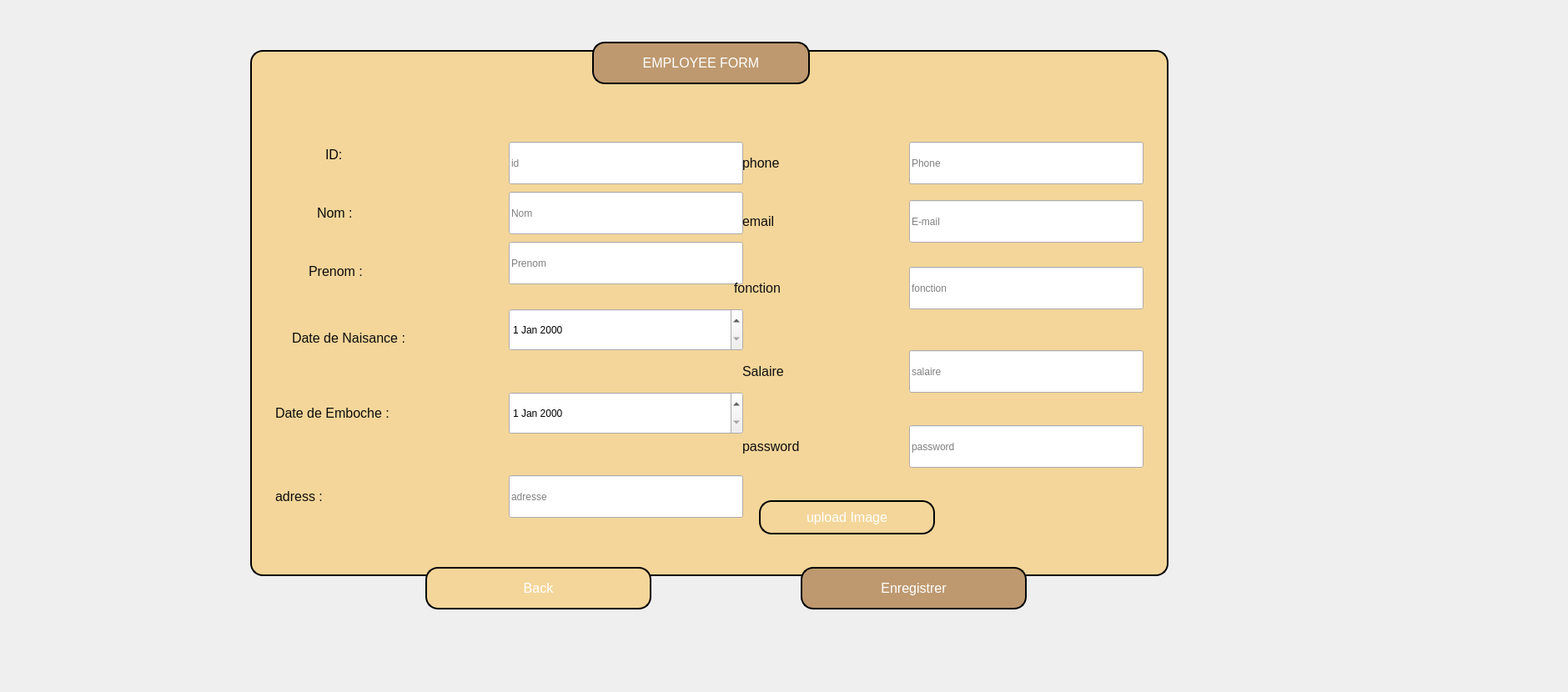
    <widget class="QWidget" name="form_emp">
     <widget class="QLineEdit" name="lineEdit_lastName_3">
      <property name="geometry">
       <rect>
        <x>610</x>
        <y>290</y>
        <width>281</width>
        <height>51</height>
       </rect>
      </property>
      <property name="styleSheet">
       <string notr="true">font-size: 16px; /* Taille de la police */
    font-weight: bold; /* Police en gras */
    color: #8B4513; /* Couleur marron */
    background-color: #FFF5E1; /* Couleur de fond beige */
    padding: 10px; /* Remplissage intérieur */
    border-radius: 10px; /* Coins arrondis */
    border: 2px solid #8B4513; /* Bordure marron */
    text-align: center; /* Alignement centré du texte */
    max-width: 200px; /* Largeur maximale */
    margin: 0 auto; /* Centrage horizontal */
    box-shadow: 2px 2px 5px rgba(0, 0, 0, 0.2); /* Ombre portée *</string>
      </property>
      <property name="placeholderText">
       <string>Prenom</string>
      </property>
     </widget>
     <widget class="QLineEdit" name="lineEdit_phone_3">
      <property name="geometry">
       <rect>
        <x>1090</x>
        <y>170</y>
        <width>281</width>
        <height>51</height>
       </rect>
      </property>
      <property name="styleSheet">
       <string notr="true">font-size: 16px; /* Taille de la police */
    font-weight: bold; /* Police en gras */
    color: #8B4513; /* Couleur marron */
    background-color: #FFF5E1; /* Couleur de fond beige */
    padding: 10px; /* Remplissage intérieur */
    border-radius: 10px; /* Coins arrondis */
    border: 2px solid #8B4513; /* Bordure marron */
    text-align: center; /* Alignement centré du texte */
    max-width: 200px; /* Largeur maximale */
    margin: 0 auto; /* Centrage horizontal */
    box-shadow: 2px 2px 5px rgba(0, 0, 0, 0.2); /* Ombre portée *</string>
      </property>
      <property name="text">
       <string/>
      </property>
      <property name="placeholderText">
       <string>Phone</string>
      </property>
     </widget>
     <widget class="QLabel" name="label_84">
      <property name="geometry">
       <rect>
        <x>890</x>
        <y>510</y>
        <width>271</width>
        <height>51</height>
       </rect>
      </property>
      <property name="styleSheet">
       <string notr="true">/* Style pour la label */
QLabel {
    font-size: 12pt; /* Taille de la police */
    
	color: rgb(15, 15, 15);
}
</string>
      </property>
      <property name="text">
       <string>password</string>
      </property>
     </widget>
     <widget class="QDateEdit" name="dateEdit_dateOfBirth_3">
      <property name="geometry">
       <rect>
        <x>610</x>
        <y>370</y>
        <width>281</width>
        <height>51</height>
       </rect>
      </property>
      <property name="styleSheet">
       <string notr="true">font-size: 16px; /* Taille de la police */
    font-weight: bold; /* Police en gras */
    color: #8B4513; /* Couleur marron */
    background-color: #FFF5E1; /* Couleur de fond beige */
    padding: 10px; /* Remplissage intérieur */
    border-radius: 10px; /* Coins arrondis */
    border: 2px solid #8B4513; /* Bordure marron */
    text-align: center; /* Alignement centré du texte */
    max-width: 200px; /* Largeur maximale */
    margin: 0 auto; /* Centrage horizontal */
    box-shadow: 2px 2px 5px rgba(0, 0, 0, 0.2); /* Ombre portée *</string>
      </property>
     </widget>
     <widget class="QLineEdit" name="lineEdit_address_3">
      <property name="geometry">
       <rect>
        <x>610</x>
        <y>570</y>
        <width>281</width>
        <height>51</height>
       </rect>
      </property>
      <property name="styleSheet">
       <string notr="true">font-size: 16px; /* Taille de la police */
    font-weight: bold; /* Police en gras */
    color: #8B4513; /* Couleur marron */
    background-color: #FFF5E1; /* Couleur de fond beige */
    padding: 10px; /* Remplissage intérieur */
    border-radius: 10px; /* Coins arrondis */
    border: 2px solid #8B4513; /* Bordure marron */
    text-align: center; /* Alignement centré du texte */
    max-width: 200px; /* Largeur maximale */
    margin: 0 auto; /* Centrage horizontal */
    box-shadow: 2px 2px 5px rgba(0, 0, 0, 0.2); /* Ombre portée *</string>
      </property>
      <property name="text">
       <string/>
      </property>
      <property name="placeholderText">
       <string>adresse</string>
      </property>
     </widget>
     <widget class="QLabel" name="label_86">
      <property name="geometry">
       <rect>
        <x>890</x>
        <y>170</y>
        <width>271</width>
        <height>51</height>
       </rect>
      </property>
      <property name="styleSheet">
       <string notr="true">/* Style pour la label */
QLabel {
    font-size: 12pt; /* Taille de la police */
 /* Couleur marron */
	color: rgb(13, 13, 13);
}
</string>
      </property>
      <property name="text">
       <string>phone</string>
      </property>
     </widget>
     <widget class="QDateEdit" name="dateEdit_dateEmb_3">
      <property name="geometry">
       <rect>
        <x>610</x>
        <y>470</y>
        <width>281</width>
        <height>51</height>
       </rect>
      </property>
      <property name="styleSheet">
       <string notr="true">font-size: 16px; /* Taille de la police */
    font-weight: bold; /* Police en gras */
    color: #8B4513; /* Couleur marron */
    background-color: #FFF5E1; /* Couleur de fond beige */
    padding: 10px; /* Remplissage intérieur */
    border-radius: 10px; /* Coins arrondis */
    border: 2px solid #8B4513; /* Bordure marron */
    text-align: center; /* Alignement centré du texte */
    max-width: 200px; /* Largeur maximale */
    margin: 0 auto; /* Centrage horizontal */
    box-shadow: 2px 2px 5px rgba(0, 0, 0, 0.2); /* Ombre portée *</string>
      </property>
     </widget>
     <widget class="QLineEdit" name="lineEdit_function_3">
      <property name="geometry">
       <rect>
        <x>1090</x>
        <y>320</y>
        <width>281</width>
        <height>51</height>
       </rect>
      </property>
      <property name="styleSheet">
       <string notr="true">font-size: 16px; /* Taille de la police */
    font-weight: bold; /* Police en gras */
    color: #8B4513; /* Couleur marron */
    background-color: #FFF5E1; /* Couleur de fond beige */
    padding: 10px; /* Remplissage intérieur */
    border-radius: 10px; /* Coins arrondis */
    border: 2px solid #8B4513; /* Bordure marron */
    text-align: center; /* Alignement centré du texte */
    max-width: 200px; /* Largeur maximale */
    margin: 0 auto; /* Centrage horizontal */
    box-shadow: 2px 2px 5px rgba(0, 0, 0, 0.2); /* Ombre portée *</string>
      </property>
      <property name="placeholderText">
       <string>fonction</string>
      </property>
     </widget>
     <widget class="QLabel" name="imageLabel_2">
      <property name="geometry">
       <rect>
        <x>1130</x>
        <y>570</y>
        <width>191</width>
        <height>91</height>
       </rect>
      </property>
      <property name="styleSheet">
       <string notr="true">font-size: 16px; /* Taille de la police */
    font-weight: bold; /* Police en gras */
    color: #8B4513; /* Couleur marron */
    background-color: #FFF5E1; /* Couleur de fond beige */
    padding: 10px; /* Remplissage intérieur */
    border-radius: 10px; /* Coins arrondis */
    border: 2px solid #8B4513; /* Bordure marron */
    text-align: center; /* Alignement centré du texte */
    max-width: 200px; /* Largeur maximale */
    margin: 0 auto; /* Centrage horizontal */
    box-shadow: 2px 2px 5px rgba(0, 0, 0, 0.2); /* Ombre portée *</string>
      </property>
      <property name="text">
       <string/>
      </property>
     </widget>
     <widget class="QPushButton" name="confirm_3">
      <property name="geometry">
       <rect>
        <x>960</x>
        <y>680</y>
        <width>271</width>
        <height>51</height>
       </rect>
      </property>
      <property name="styleSheet">
       <string notr="true">QPushButton {
    font-size: 12pt; /* Larger font size */
    border: 2px solid #000000; /* Black border */
    border-radius: 15px; /* Rounded corners */
    padding: 10px 20px; /* Padding */
    color: #ffffff; /* White text */
    background-color: #be996f; /* Gold background */
}

QPushButton:hover {
    background-color: #8b5f3d; /* Darker gold on hover */
}

QPushButton:pressed {
    background-color: #9e4b0f; /* Darker gold when pressed */
}</string>
      </property>
      <property name="text">
       <string>Enregistrer</string>
      </property>
     </widget>
     <widget class="QLabel" name="label_87">
      <property name="geometry">
       <rect>
        <x>880</x>
        <y>320</y>
        <width>271</width>
        <height>51</height>
       </rect>
      </property>
      <property name="styleSheet">
       <string notr="true">/* Style pour la label */
QLabel {
    font-size: 12pt; /* Taille de la police */
    
	color: rgb(15, 15, 15);
}
</string>
      </property>
      <property name="text">
       <string>fonction</string>
      </property>
     </widget>
     <widget class="QLineEdit" name="lineEdit_id_3">
      <property name="geometry">
       <rect>
        <x>610</x>
        <y>170</y>
        <width>281</width>
        <height>51</height>
       </rect>
      </property>
      <property name="styleSheet">
       <string notr="true">font-size: 16px; /* Taille de la police */
    font-weight: bold; /* Police en gras */
    color: #8B4513; /* Couleur marron */
    background-color: #FFF5E1; /* Couleur de fond beige */
    padding: 10px; /* Remplissage intérieur */
    border-radius: 10px; /* Coins arrondis */
    border: 2px solid #8B4513; /* Bordure marron */
    text-align: center; /* Alignement centré du texte */
    max-width: 200px; /* Largeur maximale */
    margin: 0 auto; /* Centrage horizontal */
    box-shadow: 2px 2px 5px rgba(0, 0, 0, 0.2); /* Ombre portée *</string>
      </property>
      <property name="placeholderText">
       <string>id</string>
      </property>
     </widget>
     <widget class="QPushButton" name="cancel_3">
      <property name="geometry">
       <rect>
        <x>510</x>
        <y>680</y>
        <width>271</width>
        <height>51</height>
       </rect>
      </property>
      <property name="styleSheet">
       <string notr="true">QPushButton {
    font-size: 12pt; /* Larger font size */
    border: 2px solid #000000; /* Black border */
    border-radius: 15px; /* Rounded corners */
    padding: 10px 20px; /* Padding */
    color: #ffffff; /* White text */
    background-color: #f4d69a; /* Gold background */
}

QPushButton:hover {
    background-color: #e0b75e; /* Lighter gold on hover */
}

QPushButton:pressed {
    background-color: #d0a04c; /* Slightly darker gold when pressed */
}</string>
      </property>
      <property name="text">
       <string>Back</string>
      </property>
     </widget>
     <widget class="QLabel" name="label_88">
      <property name="geometry">
       <rect>
        <x>380</x>
        <y>230</y>
        <width>271</width>
        <height>51</height>
       </rect>
      </property>
      <property name="styleSheet">
       <string notr="true">/* Style pour la label */
QLabel {
    font-size: 12pt; /* Taille de la police */
   
	color: rgb(8, 8, 8);
}
</string>
      </property>
      <property name="text">
       <string>Nom :</string>
      </property>
     </widget>
     <widget class="QLabel" name="label_89">
      <property name="geometry">
       <rect>
        <x>330</x>
        <y>570</y>
        <width>271</width>
        <height>51</height>
       </rect>
      </property>
      <property name="styleSheet">
       <string notr="true">/* Style pour la label */
QLabel {
    font-size: 12pt; /* Taille de la police */
 /* Couleur marron */
	color: rgb(13, 13, 13);
}
</string>
      </property>
      <property name="text">
       <string>adress :</string>
      </property>
     </widget>
     <widget class="QLineEdit" name="lineEdit_password_3">
      <property name="geometry">
       <rect>
        <x>1090</x>
        <y>510</y>
        <width>281</width>
        <height>51</height>
       </rect>
      </property>
      <property name="styleSheet">
       <string notr="true">font-size: 16px; /* Taille de la police */
    font-weight: bold; /* Police en gras */
    color: #8B4513; /* Couleur marron */
    background-color: #FFF5E1; /* Couleur de fond beige */
    padding: 10px; /* Remplissage intérieur */
    border-radius: 10px; /* Coins arrondis */
    border: 2px solid #8B4513; /* Bordure marron */
    text-align: center; /* Alignement centré du texte */
    max-width: 200px; /* Largeur maximale */
    margin: 0 auto; /* Centrage horizontal */
    box-shadow: 2px 2px 5px rgba(0, 0, 0, 0.2); /* Ombre portée *</string>
      </property>
      <property name="text">
       <string/>
      </property>
      <property name="placeholderText">
       <string>password</string>
      </property>
     </widget>
     <widget class="QLabel" name="label_142">
      <property name="geometry">
       <rect>
        <x>390</x>
        <y>160</y>
        <width>271</width>
        <height>51</height>
       </rect>
      </property>
      <property name="styleSheet">
       <string notr="true">/* Style pour la label */
QLabel {
    font-size: 12pt; /* Taille de la police */
   
	color: rgb(9, 9, 9);
}
</string>
      </property>
      <property name="text">
       <string>ID:</string>
      </property>
     </widget>
     <widget class="QLineEdit" name="lineEdit_name_3">
      <property name="geometry">
       <rect>
        <x>610</x>
        <y>230</y>
        <width>281</width>
        <height>51</height>
       </rect>
      </property>
      <property name="styleSheet">
       <string notr="true">font-size: 16px; /* Taille de la police */
    font-weight: bold; /* Police en gras */
    color: #8B4513; /* Couleur marron */
    background-color: #FFF5E1; /* Couleur de fond beige */
    padding: 10px; /* Remplissage intérieur */
    border-radius: 10px; /* Coins arrondis */
    border: 2px solid #8B4513; /* Bordure marron */
    text-align: center; /* Alignement centré du texte */
    max-width: 200px; /* Largeur maximale */
    margin: 0 auto; /* Centrage horizontal */
    box-shadow: 2px 2px 5px rgba(0, 0, 0, 0.2); /* Ombre portée *</string>
      </property>
      <property name="placeholderText">
       <string>Nom</string>
      </property>
     </widget>
     <widget class="QLineEdit" name="lineEdit_UserName_3">
      <property name="geometry">
       <rect>
        <x>1090</x>
        <y>420</y>
        <width>281</width>
        <height>51</height>
       </rect>
      </property>
      <property name="styleSheet">
       <string notr="true">font-size: 16px; /* Taille de la police */
    font-weight: bold; /* Police en gras */
    color: #8B4513; /* Couleur marron */
    background-color: #FFF5E1; /* Couleur de fond beige */
    padding: 10px; /* Remplissage intérieur */
    border-radius: 10px; /* Coins arrondis */
    border: 2px solid #8B4513; /* Bordure marron */
    text-align: center; /* Alignement centré du texte */
    max-width: 200px; /* Largeur maximale */
    margin: 0 auto; /* Centrage horizontal */
    box-shadow: 2px 2px 5px rgba(0, 0, 0, 0.2); /* Ombre portée *</string>
      </property>
      <property name="placeholderText">
       <string>salaire</string>
      </property>
     </widget>
     <widget class="QPushButton" name="pushButton_29">
      <property name="geometry">
       <rect>
        <x>710</x>
        <y>50</y>
        <width>261</width>
        <height>51</height>
       </rect>
      </property>
      <property name="styleSheet">
       <string notr="true">QPushButton {
    font-size: 12pt; /* Larger font size */
    border: 2px solid #000000; /* Black border */
    border-radius: 15px; /* Rounded corners */
    padding: 12px 24px; /* Increased padding for better spacing */
    color: #ffffff; /* White text */
    background-color: #be996f; /* Gold background */
}

QPushButton:hover {
    background-color: #8b5f3d; /* Darker gold on hover */
}

QPushButton:pressed {
    background-color: #9e4b0f; /* Darker gold when pressed */
}
</string>
      </property>
      <property name="text">
       <string>EMPLOYEE FORM</string>
      </property>
     </widget>
     <widget class="QLabel" name="label_147">
      <property name="geometry">
       <rect>
        <x>350</x>
        <y>380</y>
        <width>271</width>
        <height>51</height>
       </rect>
      </property>
      <property name="styleSheet">
       <string notr="true">/* Style pour la label */
QLabel {
    font-size: 12pt; /* Taille de la police */
 /* Couleur marron */
	color: rgb(13, 13, 13);
}
</string>
      </property>
      <property name="text">
       <string>Date de Naisance :</string>
      </property>
     </widget>
     <widget class="QLabel" name="label_148">
      <property name="geometry">
       <rect>
        <x>890</x>
        <y>240</y>
        <width>271</width>
        <height>51</height>
       </rect>
      </property>
      <property name="styleSheet">
       <string notr="true">/* Style pour la label */
QLabel {
    font-size: 12pt; /* Taille de la police */
 /* Couleur marron */
	color: rgb(13, 13, 13);
}
</string>
      </property>
      <property name="text">
       <string>email</string>
      </property>
     </widget>
     <widget class="QPushButton" name="pushButton_30">
      <property name="geometry">
       <rect>
        <x>300</x>
        <y>60</y>
        <width>1101</width>
        <height>631</height>
       </rect>
      </property>
      <property name="styleSheet">
       <string notr="true">QPushButton {
    font-size: 12pt; /* Larger font size */
    border: 2px solid #000000; /* Black border */
    border-radius: 15px; /* Rounded corners */
    padding: 12px 24px; /* Increased padding for better spacing */
    color: #ffffff; /* White text */
    background-color: #f4d69a; /* Gold background */
}

</string>
      </property>
      <property name="text">
       <string/>
      </property>
     </widget>
     <widget class="QPushButton" name="uploadImageButton_3">
      <property name="geometry">
       <rect>
        <x>910</x>
        <y>600</y>
        <width>211</width>
        <height>41</height>
       </rect>
      </property>
      <property name="styleSheet">
       <string notr="true">QPushButton {
    font-size: 12pt; /* Larger font size */
    border: 2px solid #000000; /* Black border */
    border-radius: 15px; /* Rounded corners */
    padding: 10px 20px; /* Padding */
    color: #ffffff; /* White text */
    background-color: #f4d69a; /* Gold background */
}

QPushButton:hover {
    background-color: #e0b75e; /* Lighter gold on hover */
}

QPushButton:pressed {
    background-color: #d0a04c; /* Slightly darker gold when pressed */
}</string>
      </property>
      <property name="text">
       <string>upload Image</string>
      </property>
     </widget>
     <widget class="QLineEdit" name="lineEdit_email_3">
      <property name="geometry">
       <rect>
        <x>1090</x>
        <y>240</y>
        <width>281</width>
        <height>51</height>
       </rect>
      </property>
      <property name="styleSheet">
       <string notr="true">font-size: 16px; /* Taille de la police */
    font-weight: bold; /* Police en gras */
    color: #8B4513; /* Couleur marron */
    background-color: #FFF5E1; /* Couleur de fond beige */
    padding: 10px; /* Remplissage intérieur */
    border-radius: 10px; /* Coins arrondis */
    border: 2px solid #8B4513; /* Bordure marron */
    text-align: center; /* Alignement centré du texte */
    max-width: 200px; /* Largeur maximale */
    margin: 0 auto; /* Centrage horizontal */
    box-shadow: 2px 2px 5px rgba(0, 0, 0, 0.2); /* Ombre portée *</string>
      </property>
      <property name="placeholderText">
       <string>E-mail</string>
      </property>
     </widget>
     <widget class="QLabel" name="label_149">
      <property name="geometry">
       <rect>
        <x>330</x>
        <y>470</y>
        <width>271</width>
        <height>51</height>
       </rect>
      </property>
      <property name="styleSheet">
       <string notr="true">/* Style pour la label */
QLabel {
    font-size: 12pt; /* Taille de la police */
 /* Couleur marron */
	color: rgb(13, 13, 13);
}
</string>
      </property>
      <property name="text">
       <string>Date de Emboche :</string>
      </property>
     </widget>
     <widget class="QLabel" name="label_150">
      <property name="geometry">
       <rect>
        <x>370</x>
        <y>300</y>
        <width>271</width>
        <height>51</height>
       </rect>
      </property>
      <property name="styleSheet">
       <string notr="true">/* Style pour la label */
QLabel {
    font-size: 12pt; /* Taille de la police */
 /* Couleur marron */
	color: rgb(13, 13, 13);
}
</string>
      </property>
      <property name="text">
       <string>Prenom :</string>
      </property>
     </widget>
     <widget class="QLabel" name="label_151">
      <property name="geometry">
       <rect>
        <x>890</x>
        <y>420</y>
        <width>61</width>
        <height>51</height>
       </rect>
      </property>
      <property name="styleSheet">
       <string notr="true">/* Style pour la label */
QLabel {
    font-size: 12pt; /* Taille de la police */
    
	color: rgb(15, 15, 15);
}
</string>
      </property>
      <property name="text">
       <string>Salaire</string>
      </property>
     </widget>
     <widget class="QLabel" name="label_78">
      <property name="geometry">
       <rect>
        <x>1520</x>
        <y>-60</y>
        <width>291</width>
        <height>241</height>
       </rect>
      </property>
      <property name="text">
       <string/>
      </property>
      <property name="pixmap">
       <pixmap>../../Downloads/422871135_3753649611547138_2993912555110327539_n-removebg-preview.png</pixmap>
      </property>
      <property name="scaledContents">
       <bool>true</bool>
      </property>
     </widget>
     <widget class="QLabel" name="label_79">
      <property name="geometry">
       <rect>
        <x>150</x>
        <y>0</y>
        <width>1721</width>
        <height>821</height>
       </rect>
      </property>
      <property name="text">
       <string/>
      </property>
      <property name="pixmap">
       <pixmap>../../Downloads/fablab-1020x512.jpg</pixmap>
      </property>
      <property name="scaledContents">
       <bool>true</bool>
      </property>
     </widget>
     <zorder>label_79</zorder>
     <zorder>pushButton_30</zorder>
     <zorder>lineEdit_lastName_3</zorder>
     <zorder>lineEdit_phone_3</zorder>
     <zorder>label_84</zorder>
     <zorder>dateEdit_dateOfBirth_3</zorder>
     <zorder>lineEdit_address_3</zorder>
     <zorder>label_86</zorder>
     <zorder>dateEdit_dateEmb_3</zorder>
     <zorder>lineEdit_function_3</zorder>
     <zorder>imageLabel_2</zorder>
     <zorder>confirm_3</zorder>
     <zorder>label_87</zorder>
     <zorder>lineEdit_id_3</zorder>
     <zorder>cancel_3</zorder>
     <zorder>label_88</zorder>
     <zorder>label_89</zorder>
     <zorder>lineEdit_password_3</zorder>
     <zorder>label_142</zorder>
     <zorder>lineEdit_name_3</zorder>
     <zorder>lineEdit_UserName_3</zorder>
     <zorder>pushButton_29</zorder>
     <zorder>label_147</zorder>
     <zorder>label_148</zorder>
     <zorder>uploadImageButton_3</zorder>
     <zorder>lineEdit_email_3</zorder>
     <zorder>label_149</zorder>
     <zorder>label_150</zorder>
     <zorder>label_151</zorder>
     <zorder>label_78</zorder>
    </widget>
